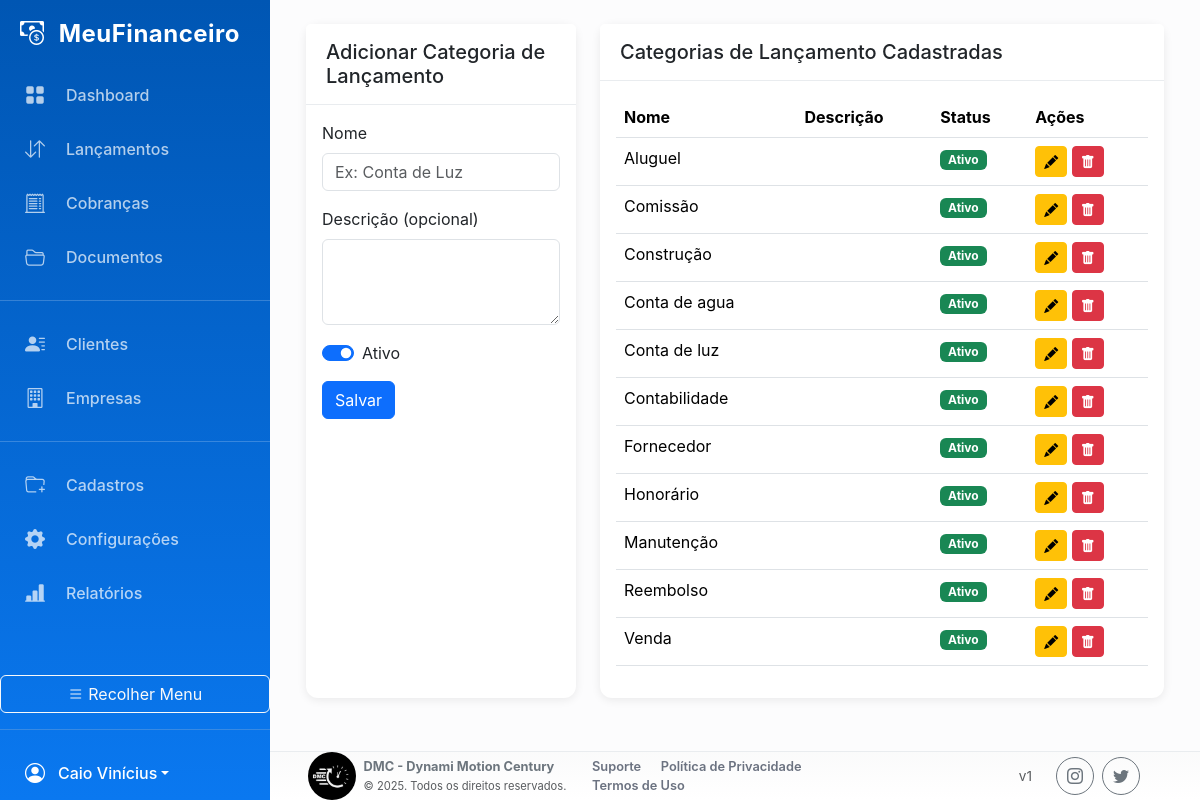
Screenshot of /index.php?page=gerenciar_categorias (signed in) with the database file from the repository.
### tables this page shows
CREATE TABLE `categorias_lancamento` (
  `id` int(10) UNSIGNED NOT NULL,
  `nome` varchar(150) NOT NULL,
  `descricao` text DEFAULT NULL,
  `ativo` tinyint(1) NOT NULL DEFAULT 1,
  `created_at` timestamp NOT NULL DEFAULT current_timestamp()
);

### pages/gerenciar_categorias.php (the view, shortened to what this page needs)
<?php
$stmt = $pdo->query("SELECT * FROM categorias_lancamento ORDER BY nome ASC");
$categorias = $stmt->fetchAll();
?>
<div class="container-fluid">
    <div class="row">
        <div class="col-md-4">
            <div class="card">
                <div class="card-header">
                    <h5 class="card-title mb-0">Adicionar Categoria de Lançamento</h5>
                </div>
                <div class="card-body">
                    <form action="process/crud_handler.php" method="POST">
                        <div class="mb-3">
                            <label for="nome" class="form-label">Nome</label>
                            <input type="text" class="form-control" id="nome" name="nome" placeholder="Ex: Conta de Luz" required>
                        </div>
                        <div class="mb-3">
                            <label for="descricao" class="form-label">Descrição (opcional)</label>
                            <textarea class="form-control" id="descricao" name="descricao" rows="3"></textarea>
                        </div>
                        <div class="form-check form-switch mb-3">
                            <input class="form-check-input" type="checkbox" role="switch" id="ativo" name="ativo" value="1" checked>
                            <label class="form-check-label" for="ativo">Ativo</label>
                        </div>
                        <button type="submit" class="btn btn-primary">Salvar</button>
                    </form>
                </div>
            </div>
        </div>
        <div class="col-md-8">
            <div class="card">
                <div class="card-header">
                    <h5 class="card-title mb-0">Categorias de Lançamento Cadastradas</h5>
                </div>
                <div class="card-body">
                    <div class="table-responsive">
                        <table class="table table-hover">
                            <thead>
                                <tr>
                                    <th>Nome</th>
                                    <th>Descrição</th>
                                    <th>Status</th>
                                    <th>Ações</th>
                                </tr>
                            </thead>
                            <tbody>
                                <?php if (empty($categorias)): ?>
                                    <tr>
                                        <td colspan="4" class="text-center">Nenhuma categoria cadastrada.</td>
                                    </tr>
                                <?php else: ?>
                                    <?php foreach ($categorias as $cat): ?>
                                        <tr>
                                            <td><?php echo htmlspecialchars($cat['nome']); ?></td>
                                            <td><?php echo htmlspecialchars($cat['descricao']); ?></td>
                                            <td>
                                                <?php if ($cat['ativo']): ?>
                                                    <span class="badge bg-success">Ativo</span>
                                                <?php else: ?>
                                                    <span class="badge bg-danger">Inativo</span>
                                                <?php endif; ?>
                                            </td>
                                            <td>
                                                <button class="btn btn-sm btn-warning" data-bs-toggle="modal" data-bs-target="#modalEditarCategoria"
                                                        data-id="<?php echo $cat['id']; ?>"
                                                        data-nome="<?php echo htmlspecialchars($cat['nome']); ?>"
                                                        data-descricao="<?php echo htmlspecialchars($cat['descricao']); ?>"
                                                        data-ativo="<?php echo $cat['ativo']; ?>">
                                                    <i class="bi bi-pencil-fill"></i>
                                                </button>
                                                <a href="process/crud_handler.php?action=excluir_categoria_lancamento&id=<?php echo $cat['id']; ?>" class="btn btn-sm btn-danger" onclick="return confirm('Tem certeza que deseja excluir esta categoria?');">
                                                    <i class="bi bi-trash-fill"></i>
                                                </a>
                                            </td>
                                        </tr>
                                    <?php endforeach; ?>
                                <?php endif; ?>
                            </tbody>
                        </table>
                    </div>
                </div>
            </div>
        </div>
    </div>
</div>

### assets/css/style.css (style rules this page uses)
:root { --bs-primary: #0A78F0; --bs-primary-rgb: 10, 120, 240; --bs-primary-darker: #0056b3; --bs-secondary: #6B7280; --bs-success: #10B981; --bs-danger: #EF4444; --bs-warning: #F59E0B; --sidebar-width: 270px; --sidebar-width-collapsed: 80px; }
body { background-color: #f8f9fa; font-family: -apple-system, BlinkMacSystemFont, "Segoe UI", Roboto, "Helvetica Neue", Arial, sans-serif; }
.card { border: none; box-shadow: 0 2px 10px rgba(0, 0, 0, 0.08); border-radius: 0.75rem; height: 100%; }
.card-header { background-color: #fff; border-bottom: 1px solid #e9ecef; font-weight: 600; padding: 1rem 1.25rem; display: flex; align-items: center; font-size: 1.1rem; }

### rows the page displays
categorias_lancamento: nome "Aluguel", ativo "Ativo"
categorias_lancamento: nome "Comissão", ativo "Ativo"
categorias_lancamento: nome "Construção", ativo "Ativo"
categorias_lancamento: nome "Conta de agua", ativo "Ativo"
categorias_lancamento: nome "Conta de luz", ativo "Ativo"
categorias_lancamento: nome "Contabilidade", ativo "Ativo"
categorias_lancamento: nome "Fornecedor", ativo "Ativo"
categorias_lancamento: nome "Honorário", ativo "Ativo"
categorias_lancamento: nome "Manutenção", ativo "Ativo"
categorias_lancamento: nome "Reembolso", ativo "Ativo"
categorias_lancamento: nome "Venda", ativo "Ativo"

### other values shown
$_SESSION['user_nome'] "Caio Vinícius"
